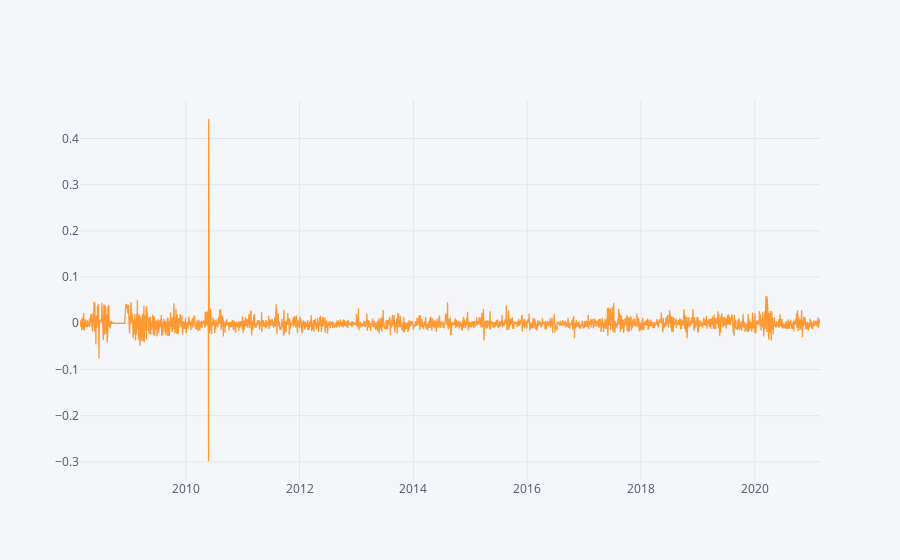

Here is the notebook cell this chart was saved with:
### Markdown cell above
Dang! The market crash at March 26

### Code cell
#let's see how the returns have changed
df['Returns'].iplot()

### Figure 1 — Plotly figure (JSON) as saved in the notebook; plotly's stock layout.template omitted (floating-point values rounded to 4 significant figures; data arrays with more than 128 entries replaced by an {"elided": "..."} marker saying what was removed)
{"data": [{"line": {"color": "rgba(255, 153, 51, 1.0)", "dash": "solid", "shape": "linear", "width": 1.3}, "mode": "lines", "name": "Returns", "text": "", "type": "scatter", "x": {"elided": "3221 str values"}, "y": {"elided": "3221 mixed values"}}], "layout": {"legend": {"bgcolor": "#F5F6F9", "font": {"color": "#4D5663"}}, "paper_bgcolor": "#F5F6F9", "plot_bgcolor": "#F5F6F9", "title": {"font": {"color": "#4D5663"}}, "xaxis": {"gridcolor": "#E1E5ED", "showgrid": true, "tickfont": {"color": "#4D5663"}, "title": {"font": {"color": "#4D5663"}, "text": ""}, "zerolinecolor": "#E1E5ED"}, "yaxis": {"gridcolor": "#E1E5ED", "showgrid": true, "tickfont": {"color": "#4D5663"}, "title": {"font": {"color": "#4D5663"}, "text": ""}, "zerolinecolor": "#E1E5ED"}}}
